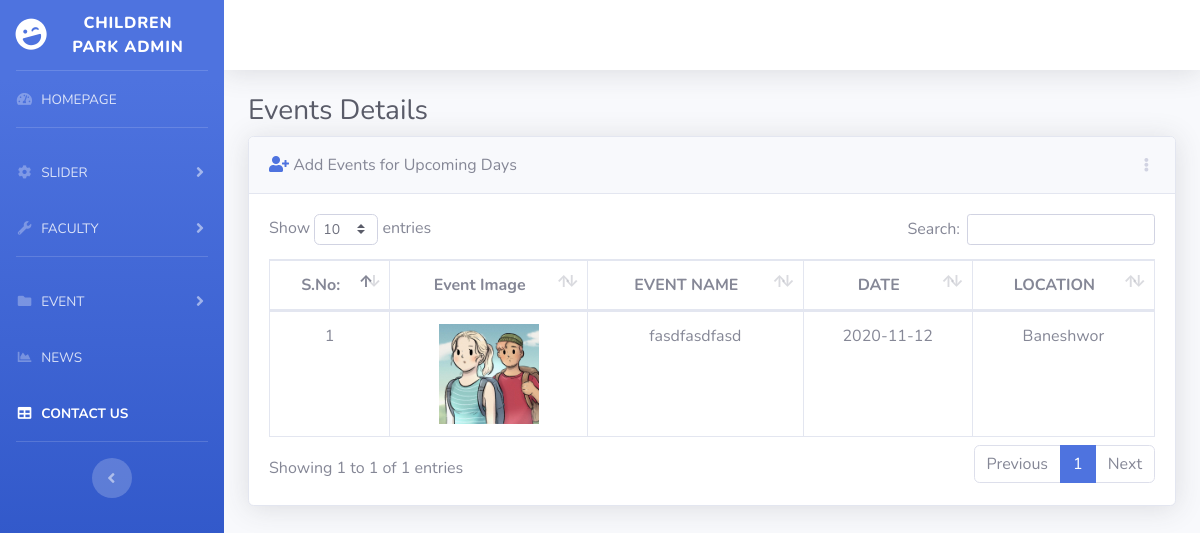
/admin/revent.php, run on the app's committed database.
### tables this page shows
CREATE TABLE `event` (
  `id` int(100) NOT NULL,
  `file` varchar(500) NOT NULL,
  `name` varchar(200) NOT NULL,
  `date` varchar(100) NOT NULL,
  `description` varchar(1000) NOT NULL,
  `location` varchar(200) NOT NULL
);

### admin/revent.php (the view, shortened to what this page needs)
<!DOCTYPE html>
<html lang="en">
<head>
  <link href="vendor/fontawesome-free/css/all.min.css" rel="stylesheet" type="text/css">
  <link href="css/sb-admin-2.min.css" rel="stylesheet">
  <link href="vendor/datatables/dataTables.bootstrap4.min.css" rel="stylesheet">
</head>
<body id="page-top">
  <div id="wrapper">
    <ul class="navbar-nav bg-gradient-primary sidebar sidebar-dark accordion" id="accordionSidebar">
      <a class="sidebar-brand d-flex align-items-center justify-content-center" href="home.php">
        <div class="sidebar-brand-icon rotate-n-15">
          <i class="fas fa-laugh-wink"></i>
        </div>
        <div class="sidebar-brand-text mx-3">Children Park Admin </div>
      </a>
      <hr class="sidebar-divider my-0">
      <li class="nav-item">
        <a class="nav-link" href="home.php">
          <i class="fas fa-fw fa-tachometer-alt"></i>
          <span>HOMEPAGE</span></a>
      </li>
      <hr class="sidebar-divider">
      <li class="nav-item">
        <a class="nav-link collapsed" href="#" data-toggle="collapse" data-target="#collapseTwo" aria-expanded="true" aria-controls="collapseTwo">
          <i class="fas fa-fw fa-cog"></i>
          <span>SLIDER</span>
        </a>
      </li>
      <li class="nav-item">
        <a class="nav-link collapsed" href="#" data-toggle="collapse" data-target="#collapseUtilities" aria-expanded="true" aria-controls="collapseUtilities">
          <i class="fas fa-fw fa-wrench"></i>
          <span>FACULTY</span>
        </a>
      </li>
      <hr class="sidebar-divider">
      <li class="nav-item">
        <a class="nav-link collapsed" href="#" data-toggle="collapse" data-target="#collapsePages" aria-expanded="true" aria-controls="collapsePages">
          <i class="fas fa-fw fa-folder"></i>
          <span>EVENT</span>
        </a>
      </li>
      <li class="nav-item">
        <a class="nav-link" href="news.php">
          <i class="fas fa-fw fa-chart-area"></i>
          <span>NEWS</span></a>
      </li>
      <li class="nav-item active">
        <a class="nav-link" href="contact.php">
          <i class="fas fa-fw fa-table"></i>
          <span>CONTACT US</span></a>
      </li>
      <hr class="sidebar-divider d-none d-md-block">
      <div class="text-center d-none d-md-inline">
        <button class="rounded-circle border-0" id="sidebarToggle"></button>
      </div>
    </ul>
    <div id="content-wrapper" class="d-flex flex-column">
      <div id="content">
        <nav class="navbar navbar-expand navbar-light bg-white topbar mb-4 static-top shadow">
        </nav>
        <div class="container-fluid">
          <h1 class="h3 mb-2 text-gray-800">Events  Details</h1>
          <div class="card shadow mb-4">
            <div class="card-header py-3 d-flex flex-row align-items-center justify-content-between">
            <div class="">
              <a href="addevents.html"><i class="fas fa-user-plus"></i></a> Add Events for Upcoming Days
            </div>
                <div class="dropdown no-arrow">
                    <a class="dropdown-toggle" href="#" role="button" id="dropdownMenuLink" data-toggle="dropdown" aria-haspopup="true" aria-expanded="false">
                      <i class="fas fa-ellipsis-v fa-sm fa-fw text-gray-400"></i>
                    </a>
                  </div>
                </div>
            <div class="card-body">
              <div class="table-responsive">
                <table class="table table-bordered" id="dataTable" width="100%" cellspacing="0">
                  <thead>
                    <tr>
                      <th>S.No:</th>
                      <th>Event Image</th>
                      <th>EVENT NAME</th>
                      <th>DATE</th>
                      <th>LOCATION</th>
                    </tr>
                  </thead>
                  <?php
                  include_once("config.php");
                  $sql="SELECT * FROM event ORDER BY id desc";
                  $result=mysqli_query($conn,$sql);
                    $count=1;
                  if($result){
                  while($row=mysqli_fetch_assoc($result)){?>
                    <tr>
                    <td align="center"><?php echo $count; ?></td>
                  <td align="center"><?php echo '<img src="uploads/'. $row["file"].'"height= "100" width="100" alt=" ">'; ?></td>
                 <td align="center"><?php echo $row["name"]; ?></td>
                 <td align="center"><?php echo $row["date"]; ?></td>
                 <td align="center"><?php echo $row["location"]; ?></td>
                    </tr>
                    <?php $count++;?>
                    <?php
                    }
                  }
                  ?>
              </div>
            </div>
          </div>
        </div>
      </div>
    </div>
  </div>
</body>
</html>

### admin/revent.php (style rules this page uses)
th { text-align:center; }

### data on the page
event: file (picture), name "fasdfasdfasd", date "2020-11-12", location "Baneshwor"
